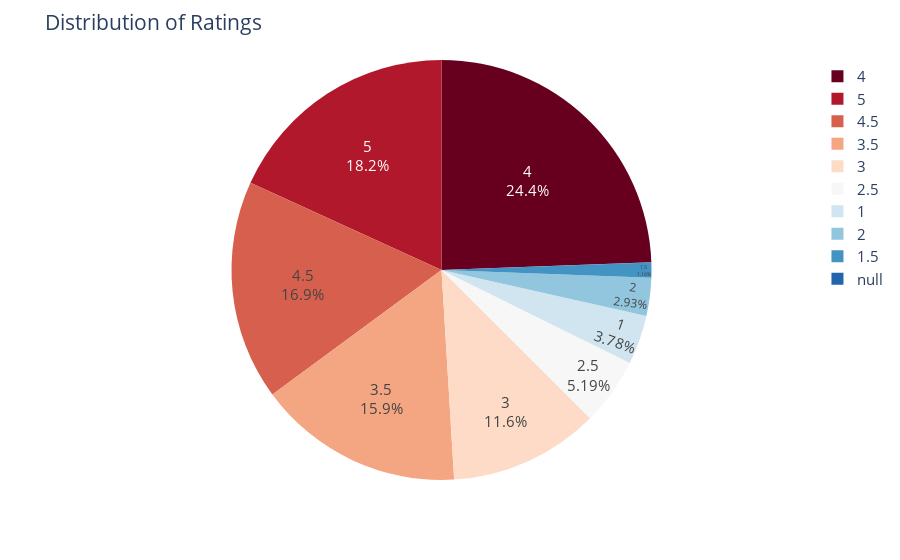

Notebook code for this chart:
### Markdown cell above
From this kernal density plot, I can see that the rating around 4 has the highest density. However, this plot is not clear if I want to know the rating distribution depends on category.

### Code cell
fig = px.pie(df, names='Rating',color_discrete_sequence=px.colors.sequential.RdBu)
fig.update_traces(textposition='inside', textinfo='percent+label')
fig.update_layout(title_text='Distribution of Ratings', font_size=15)
fig.show()

### Figure 1 — Plotly figure (JSON) as saved in the notebook; plotly's stock layout.template omitted (floating-point values rounded to 4 significant figures; data arrays with more than 128 entries replaced by an {"elided": "..."} marker saying what was removed)
{"data": [{"domain": {"x": [0, 1], "y": [0, 1]}, "hoverlabel": {"namelength": 0}, "hovertemplate": "Rating=%{label}", "labels": {"elided": "5322 float values"}, "legendgroup": "", "name": "", "showlegend": true, "textinfo": "percent+label", "textposition": "inside", "type": "pie"}], "layout": {"font": {"size": 15}, "legend": {"tracegroupgap": 0}, "margin": {"t": 60}, "piecolorway": ["rgb(103,0,31)", "rgb(178,24,43)", "rgb(214,96,77)", "rgb(244,165,130)", "rgb(253,219,199)", "rgb(247,247,247)", "rgb(209,229,240)", "rgb(146,197,222)", "rgb(67,147,195)", "rgb(33,102,172)", "rgb(5,48,97)"], "title": {"text": "Distribution of Ratings"}}}
